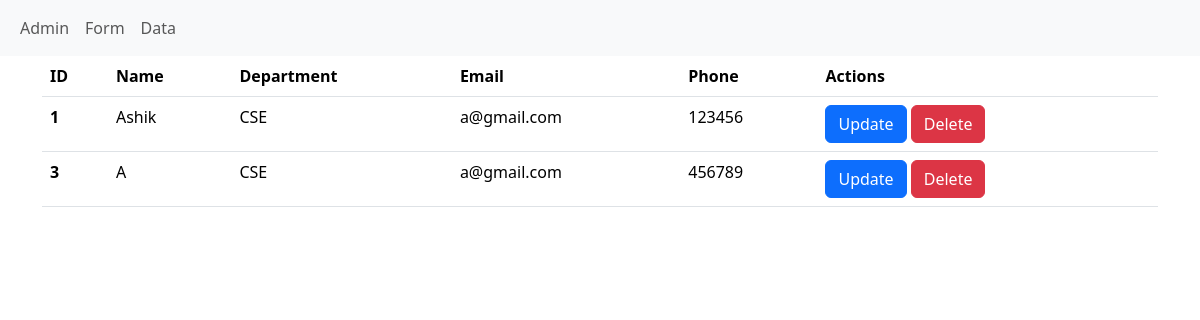
The page /data/ on the database as committed earlier.
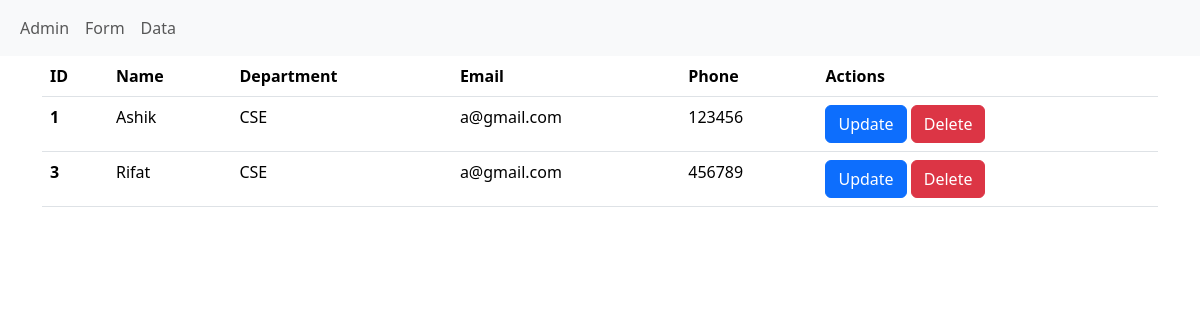
The same page on the database as committed later.
### MyApp/models.py (models this page shows, shortened)
class Students(models.Model):
    name = models.CharField(max_length=100)
    dpt = models.CharField(max_length=100)
    email = models.EmailField()
    phone = models.CharField(max_length=100)

### MyApp/views.py (the view)
# urls.py: path('data/', showData, name="showData"),
def showData(request):
    d = Students.objects.all()
    return render(request, 'data.html', {'data' : d})

### templates/data.html (shortened to what this page needs)
<!DOCTYPE html>
<html lang="en">
<head>
    <link href="https://cdn.jsdelivr.net/npm/bootstrap@5.3.3/dist/css/bootstrap.min.css" rel="stylesheet"
>
</head>
<body>
    {% include 'navigation.html' %}
    <div class="container">
        <table class="table">
            <thead>
                <tr>
                    <th scope="col">ID</th>
                    <th scope="col">Name</th>
                    <th scope="col">Department</th>
                    <th scope="col">Email</th>
                    <th scope="col">Phone</th>
                    <th scope="col">Actions</th>
                </tr>
            </thead>
            <tbody>
                {% for i in data %}
                <tr>
                    <th scope="row">{{i.id}}</th>
                    <td>{{i.name}}</td>
                    <td>{{i.dpt}}</td>
                    <td>{{i.email}}</td>
                    <td>{{i.phone}}</td>
                    <td>
                        <a href="{% url 'update' i.id %}" class="btn btn-primary">Update</a>
                        <a href="{% url 'delete' i.id %}" class="btn btn-danger">Delete</a>
                    </td>
                </tr>
                {% endfor %}
            </tbody>
        </table>
    </div>
</body>
</html>

Rows that differ between the two databases and show on the page:
changed Students id 3: name "A" → "Rifat"
